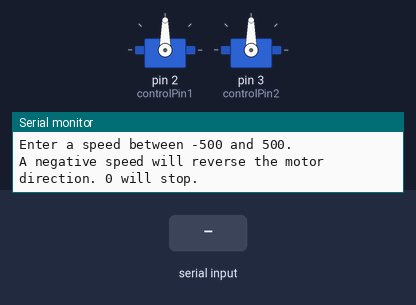
This sketch was run on a simulated Arduino Uno, built with avr-gcc and run on an emulated ATmega328P. Parts: 2 × servo, the last lines printed to the serial monitor. Inputs (shaded band) come from the test bench.

Above: at 1.3 s.
1.4 s: "90,45\n" received over Serial
At 2.3 s:
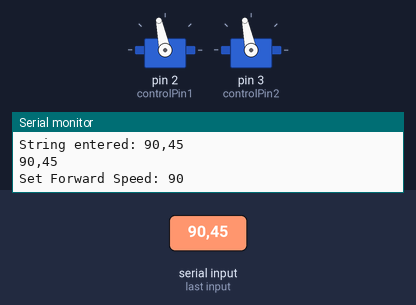
2.9 s: "5\n" received over Serial
At 4.1 s:
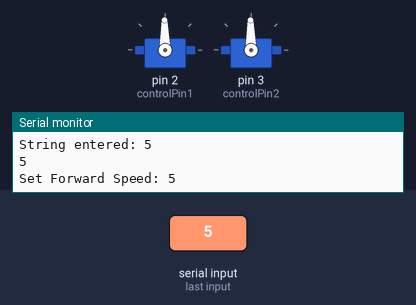
4.4 s: "90\n" received over Serial
At 5.5 s:
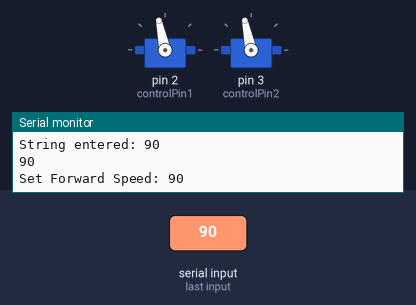
Timing chart, 0 to 7.4 s (numbered marks = the images above; inputs shaded):
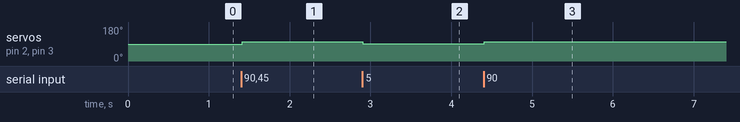

Measured:
- after the input at 1.4 s, servo on pin 2 (controlPin1), servo on pin 3 (controlPin2): 90° → 102° at once
- after the input at 2.9 s, servo on pin 2 (controlPin1), servo on pin 3 (controlPin2): 102° → 91° at once
- after the input at 4.4 s, servo on pin 2 (controlPin1), servo on pin 3 (controlPin2): 91° → 102° at once

The sketch:

HB-25_Test.ino
```cpp
//  HB-25 Library Test
//
//  Version:  1.1
//  Date:     10th December 2015
//
//  Valid speed ranges for the forwardAtSpeed and reverseAtSpeed methods are
//  0 (stop) to 500 (maximum speed). For rampToSpeed and moveAtSpeed you can use from -500 (full
//  reverse) to 500 (full forward). As before, a speed of 0 will stop the motor.
//
//	Remember to call the begin() method in setup().
//
//  Adapted from a sketch by zoomkat 10-22-11 serial servo test

#include <Servo.h>                      //  You need to include Servo.h as it is used by the HB-25 Library
#include "HB25MotorControl.h"

const byte controlPin1 = 2;              //  Pin Definition
const byte controlPin2 = 3;              //  Pin Definition
String readString;
boolean regulateRightMotor = false;
boolean regulateLeftMotor = false;
boolean regulateBothMotors = false;


HB25MotorControl motorControl1(controlPin1);
HB25MotorControl motorControl2(controlPin2);

void setup() {
  Serial.begin(9600);
  Serial.println("HB-25 Motor Control Library Test");
  Serial.println("Enter a speed between -500 and 500.");
  Serial.println("A negative speed will reverse the motor direction. 0 will stop.");
  motorControl1.begin();
  motorControl2.begin();
}

void loop() {
  while (Serial.available()) {
    char c = Serial.read();             //  Gets one byte from the serial buffer
    readString += c;
    delay(2);                           //  Slow looping to allow buffer to fill with the next character
  }

    if (readString.length() > 0) {
      Serial.print("\nString entered: ");
      Serial.print(readString);        // Echo captured string
      int n = readString.toInt();     // Convert readString into a number
      Serial.println(readString);
      if ( n >3000){                   // value over 3000 makes the robot rotate
        n = n - 3500;
        regulateRightMotor = true;
        regulateLeftMotor = true;

      }
      else if (n >2000){
        n = n - 2500;
        regulateRightMotor = true;
      }
      else if(n > 1000){
        n = n - 1500;
        regulateLeftMotor = true;
      }
      else{
        regulateBothMotors = true;
      }

     n = constrain(n, -500, 500);

      if (n > 0) {
        Serial.print("Set Forward Speed: ");
      } else if (n < 0) {
        Serial.print("Set Reverse Speed: ");
      } else {
        Serial.print("Stop Motor. Speed: ");
      }
      Serial.println(n);
      if (regulateRightMotor && regulateLeftMotor){
                motorControl1.moveAtSpeed(n);
                motorControl2.moveAtSpeed(-n);
      }
      else if(regulateRightMotor){
        motorControl1.moveAtSpeed(n);
      }
      else if(regulateLeftMotor)
      {
        motorControl2.moveAtSpeed(n);
      }
      else if(regulateBothMotors){
        motorControl1.moveAtSpeed(n);
        motorControl2.moveAtSpeed(n);
      }
    }
    regulateRightMotor = false;
    regulateLeftMotor = false;
    regulateBothMotors = false;
    readString = "";                  //  Empty string for the next input
}
```

HB25MotorControl.cpp
```cpp
#include "HB25MotorControl.h"

HB25MotorControl::HB25MotorControl(byte controlPin) {
	_controlPin = controlPin;
}

//	Private Methods

void HB25MotorControl::_checkHoldOffTime() {
	//	Check that time since the last command is greater than the HOLD_OFF_TIME.
	//
	//	Note - Millis() returns the number of milliseconds since the Arduino board began running the current program.
	//	This number will overflow (go back to zero), after approximately 50 days. We will check for this overflow.

	unsigned long timeSinceStartUp = millis();

	if (timeSinceStartUp <= _timeOfLastCommand) {		//	Millis() Overflow
		delay(HOLD_OFF_TIME);
	}

	unsigned long timeSinceLastCommand = timeSinceStartUp - _timeOfLastCommand;

	if (timeSinceLastCommand < HOLD_OFF_TIME) {
		delay(HOLD_OFF_TIME - timeSinceLastCommand);
	}
}

//	Public Methods

void HB25MotorControl::begin() {
	_timeOfLastCommand = 0;
	delay(5);											//	HB-25 initialisation time
	pinMode(_controlPin, OUTPUT);
	digitalWrite(_controlPin, LOW);						//	Set control pin low on power up
	_servo.attach(_controlPin, 800, 2200);				//	Attach HB-25 to the control pin & set valid range
	_servo.writeMicroseconds(STOP);
	delay(20);
}

void HB25MotorControl::stop() {
	_checkHoldOffTime();
	_servo.writeMicroseconds(STOP);
	_timeOfLastCommand = millis();
}

void HB25MotorControl::fullForward() {
	_checkHoldOffTime();
	_servo.writeMicroseconds(FORWARD);
	_timeOfLastCommand = millis();
}

void HB25MotorControl::fullReverse() {
	_checkHoldOffTime();
	_servo.writeMicroseconds(REVERSE);
	_timeOfLastCommand = millis();
}

void HB25MotorControl::rampToSpeed(int speed) {
	_checkHoldOffTime();
	speed = constrain(speed, -500, 500);
	speed = STOP + speed;
	if (speed > 0) {
		for (int rampSpeed = STOP; rampSpeed < speed; rampSpeed++) {
			_servo.writeMicroseconds(rampSpeed);
			delay(150);
		}
	} else if (speed < 0) {
		for (int rampSpeed = STOP; rampSpeed > speed; rampSpeed--) {
			_servo.writeMicroseconds(rampSpeed);
			delay(150);
		}
	} else {
		_servo.writeMicroseconds(STOP);
	}
}

void HB25MotorControl::moveAtSpeed(int speed) {
	_checkHoldOffTime();
	speed = constrain(speed, -500, 500);				//	Constrain speed to valid range
	speed = STOP + speed;
	_servo.writeMicroseconds(speed);
	_timeOfLastCommand = millis();
}


void HB25MotorControl::forwardAtSpeed(int speed) {
	_checkHoldOffTime();
	speed = constrain(speed, 0, 500);					//	Constrain speed to valid range
	speed = STOP + speed;
	_servo.writeMicroseconds(speed);
	_timeOfLastCommand = millis();
}

void HB25MotorControl::reverseAtSpeed(int speed) {
	_checkHoldOffTime();
	speed = constrain(speed, 0, 500);					//	Constrain speed to valid range
	speed = STOP - speed;
	_servo.writeMicroseconds(speed);
	_timeOfLastCommand = millis();
}
```

HB25MotorControl.h
```cpp
/*
 *	Parallax HB-25 (Part Number: #29144)
 *	Motor Controller Library
 *
 *  Written By:	David Such (Reefwing Software - http://www.reefwing.com.au/)
 *  Version: 	1.0
 *  Date:    	11th October 2015
 *
 *	Version History:
 *		1.0		11/10/15	Original release
 *
 *	Wiring:
 *		1.	If you are using the Parallax Motor Mount and wheel kits (part numbers
 *			#28962 - aluminium or #28963 - plastic) then the red cable should be
 *			connected to M1 on the HB-25 and the blue cable should be connected to
 *			M2. If these are reversed then the FORWARD and REVERSE commands will be
 *			reversed.
 *		2.	Make sure that the jumper is in place for mode 1 operation.
 *
 *	Notes:
 *		1. 	Library currently only supports mode 1 operation of the HB-25. In this
 *			mode, you need a separate digital output for each HB-25 that you want to
 *			control.
 *		2.	The HB-25 operates like a servo. You only need to send a single pulse (in mode 1)
 *			to change direction or speed. Pulse width determines the HB-25 output.
 *		3.	Valid pulse widths are 0.8 ms to 2.2 ms. If the HB-25 receives a pulse width
 *			which is outside this range, the motor will be stopped until it receives a
 *			valid pulse.
 *		4.	The minimum time between pulses (HOLD_OFF_TIME) is 5.25 ms + pulse time (max 2.2 ms).
 *			Thus the worst case hold off time needs to be 7.45 ms. We have used 8 ms.
 *		5.	The maximum time between pulse is unlimited, since a single pulse will be latched
 *			by the HB-25. An exception to this would be if the Communication Timeout feature of
 *			the HB-25 has been enabled. You can read more about this on the HB-25 data sheet
 *			(https://www.parallax.com/downloads/hb-25-motor-controller-product-documentation).
 *		6.	Regardless of the mode, the HB-25 signal pin should be brought low immediately upon
 *			power up. The Library does this when you instantiate a HB25MotorControl object.
 *		7.	Pulse Input (1 ms = 1000 microseconds):
 *				1.0 ms	Full Reverse
 *				1.5 ms	Neutral (STOP)
 *				2.0 ms	Full Forward
 *		8.	Valid speed ranges for the forwardAtSpeed and reverseAtSpeed methods are
 *			0 (stop) to 500 (maximum speed). For moveAtSpeed & rampToSpeed you can use from -500 (full
 *			reverse) to 500 (full forward). As before, a speed of 0 will stop the motor.
 *
 */

#ifndef HB25MotorControl_h
#define	HB25MotorControl_h

#include <Arduino.h>
#include <Servo.h>

#define REVERSE       1000
#define STOP          1500
#define FORWARD       2000
#define HOLD_OFF_TIME 8

class HB25MotorControl
{
private:
	unsigned long _timeOfLastCommand;
	void _checkHoldOffTime();
	Servo _servo;
	byte _controlPin;
public:
	HB25MotorControl(byte controlPin);
	void begin();
	void stop();
	void fullForward();
	void fullReverse();
	void rampToSpeed(int speed);
	void moveAtSpeed(int speed);
	void forwardAtSpeed(int speed);
	void reverseAtSpeed(int speed);
};

#endif
```
